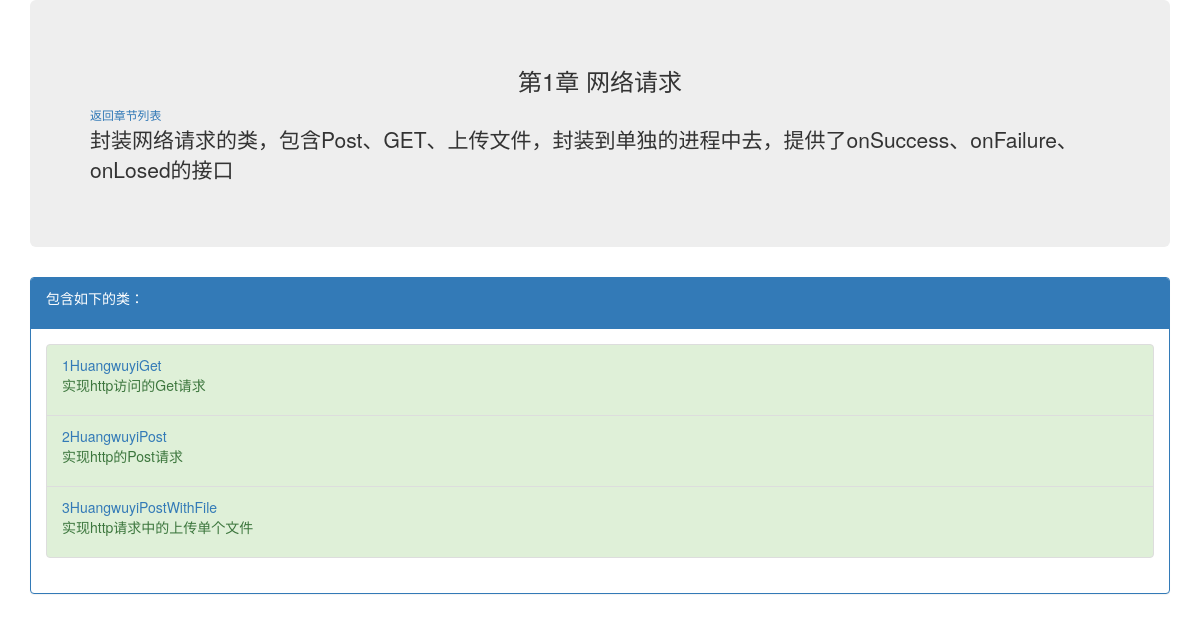
The page /androidUtil/chapter/1/ on the database its author committed.
### helloAndroidUtil/models.py (models this page shows, shortened)
class Chapter(models.Model):
    chapter_name = models.CharField(max_length=200)
    chapter_lsno = models.IntegerField()
    chapter_descripe = models.TextField()

class ChapterItem(models.Model):
    item_name = models.CharField(max_length=200)
    item_descripe = models.TextField()
    item_lsno = models.IntegerField()
    chapter = models.ForeignKey(Chapter, on_delete=models.CASCADE)

### helloAndroidUtil/views.py (the view)
# urls.py: path("chapter/<int:chapter_lsno>/", views.chapter_item),
def chapter_item(request, chapter_lsno):
    chapter = Chapter.objects.get(chapter_lsno=chapter_lsno)
    chapter_item_list = ChapterItem.objects.filter(chapter_id=chapter.id)
    return render(request, "helloAndroidUtil/chapter_detail.html",
                  {"chapter": chapter, "chapter_item_list": chapter_item_list})

### helloAndroidUtil/templates/helloAndroidUtil/chapter_detail.html (shortened to what this page needs)
<!DOCTYPE html>
<html lang="en">
<head>
    {% load static %}
    <link rel="stylesheet" type="text/css" href="{% static 'helloAndroidUtil/bootstrap.css' %}">
</head>
<body>
<div class="container">
    <div class="jumbotron">
        {% if chapter %}
        <h3 class="text-center">第{{ chapter.chapter_lsno }}章 {{ chapter.chapter_name }}
        </h3>
        <div>
            <small class="text-right"><a href="/androidUtil/chapter/">返回章节列表</a></small>
        </div>
        <p>{{ chapter.chapter_descripe }}</p>
        {% endif %}
    </div>
    <div class="panel panel-primary">
        <div class="panel-heading">
            <p class="bold bg-primary">包含如下的类：</p>
        </div>
        <div class="panel-body">
            <ol class="list-group">
                {% if chapter_item_list %}
                {% for chapter_item in chapter_item_list %}
                <li class="list-group-item list-group-item-success">
                    <a class="" href="/androidUtil/chapter/{{ chapter.chapter_lsno }}/{{ chapter_item.id }}">
                        {{ chapter_item.item_lsno }}{{ chapter_item.item_name }}</a>
                    <p> {{ chapter_item.item_descripe }} </p>
                </li>
                {% endfor %}
                {% endif %}
            </ol>
        </div>
    </div>
</div>
</body>
</html>

### rows shown on the page
Chapter: chapter_lsno "1", chapter_name "网络请求", chapter_descripe "封装网络请求的类，包含Post、GET、上传文件，封装到单独的进程中去，提供了onSuccess、onFailure、onLosed的接口"
ChapterItem: item_lsno "1", item_name "HuangwuyiGet", item_descripe "实现http访问的Get请求"
ChapterItem: item_lsno "2", item_name "HuangwuyiPost", item_descripe "实现http的Post请求"
ChapterItem: item_lsno "3", item_name "HuangwuyiPostWithFile", item_descripe "实现http请求中的上传单个文件"
